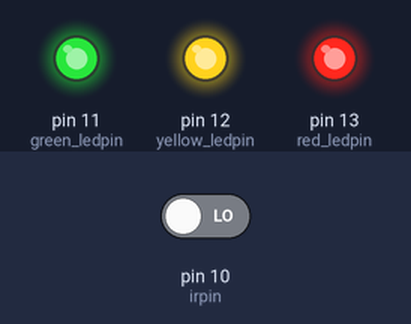
This sketch was run on a simulated Arduino Uno, built with avr-gcc and run on an emulated ATmega328P. On the bench: output pins drawn as LEDs (lit = HIGH). The inputs (shaded band) are chosen by the test bench; at power-on: pin 10 (irpin) LOW.

Above: at 1.2 s.
1.3 s: pin 10 (irpin) driven HIGH
At 2.4 s:
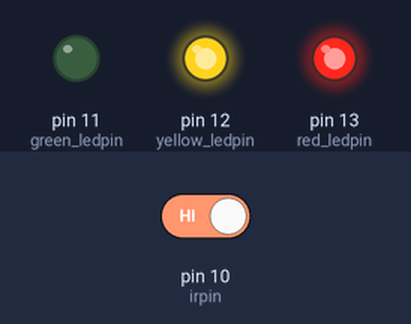
At 3.9 s:
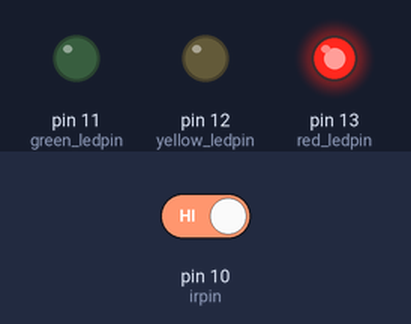
6.8 s: pin 10 (irpin) driven LOW
At 8.1 s:
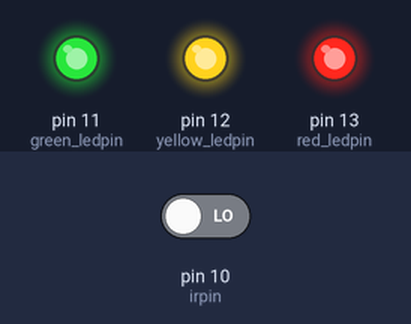
Timing chart, 0 to 9.8 s (numbered marks = the images above; inputs shaded):
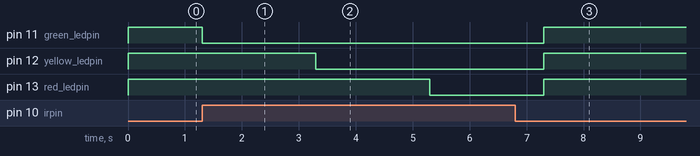

Measured:
- after the input at 1.3 s, pin 11 (green_ledpin): HIGH → LOW at once; pin 12 (yellow_ledpin): HIGH → LOW after 2.0 s; pin 13 (red_ledpin): HIGH → LOW after 4.0 s
- after the input at 6.8 s, pin 11 (green_ledpin), pin 12 (yellow_ledpin), pin 13 (red_ledpin): LOW → HIGH after 0.50 s

The sketch:

led_blinking_using_ir.ino
```cpp
//led_blink_using_ir
const int irpin=10;
const int green_ledpin=11;
const int yellow_ledpin =12;
const int red_ledpin =13;

void setup() {
  // put your setup code here, to run once:
pinMode(irpin, INPUT);
pinMode(green_ledpin, OUTPUT);
pinMode(yellow_ledpin, OUTPUT);
pinMode(red_ledpin, OUTPUT);
}

void loop() {
  // put your main code here, to run repeatedly:
int sensorvalue = digitalRead(irpin);
if(sensorvalue==HIGH)
{
  digitalWrite(green_ledpin, LOW);
  delay(2000);
  digitalWrite(yellow_ledpin, LOW);
  delay(2000);
  digitalWrite(red_ledpin, LOW);
  delay(2000);
}
else {
  digitalWrite(green_ledpin, HIGH);

  digitalWrite(yellow_ledpin, HIGH);

  digitalWrite(red_ledpin, HIGH);

  Serial.print("no detection");
  //delay(1000);

}

}
```

add_integer.c
```cpp
#include <stdio.h>
int main() {
    int number;

    printf("Enter an integer: ");

    // reads and stores input
    scanf("%d", &number);

    // displays output
    printf("You entered: %d", number);

    return 0;
}
```
